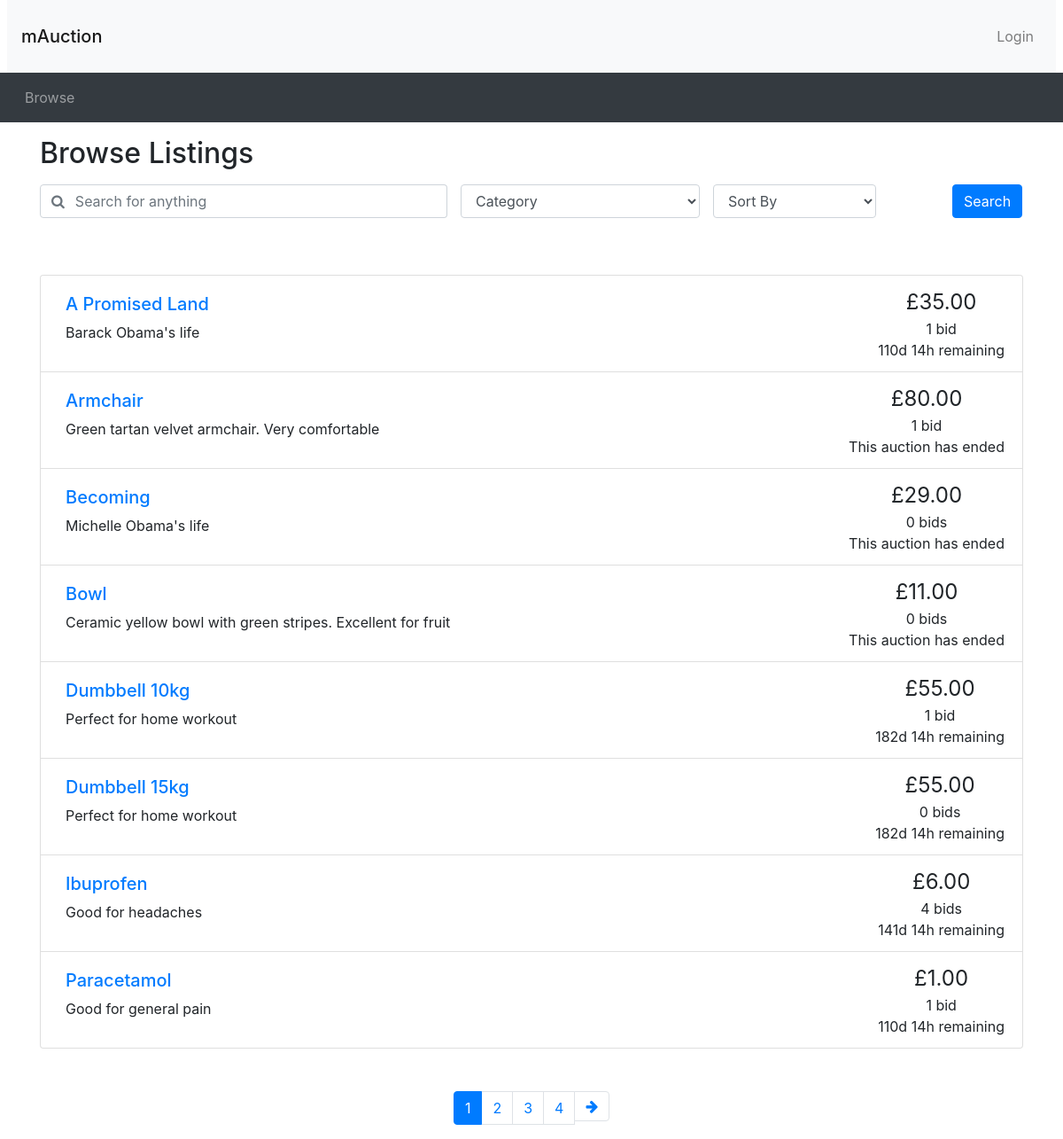
/browse.php, run on an earlier commit of the app's database.
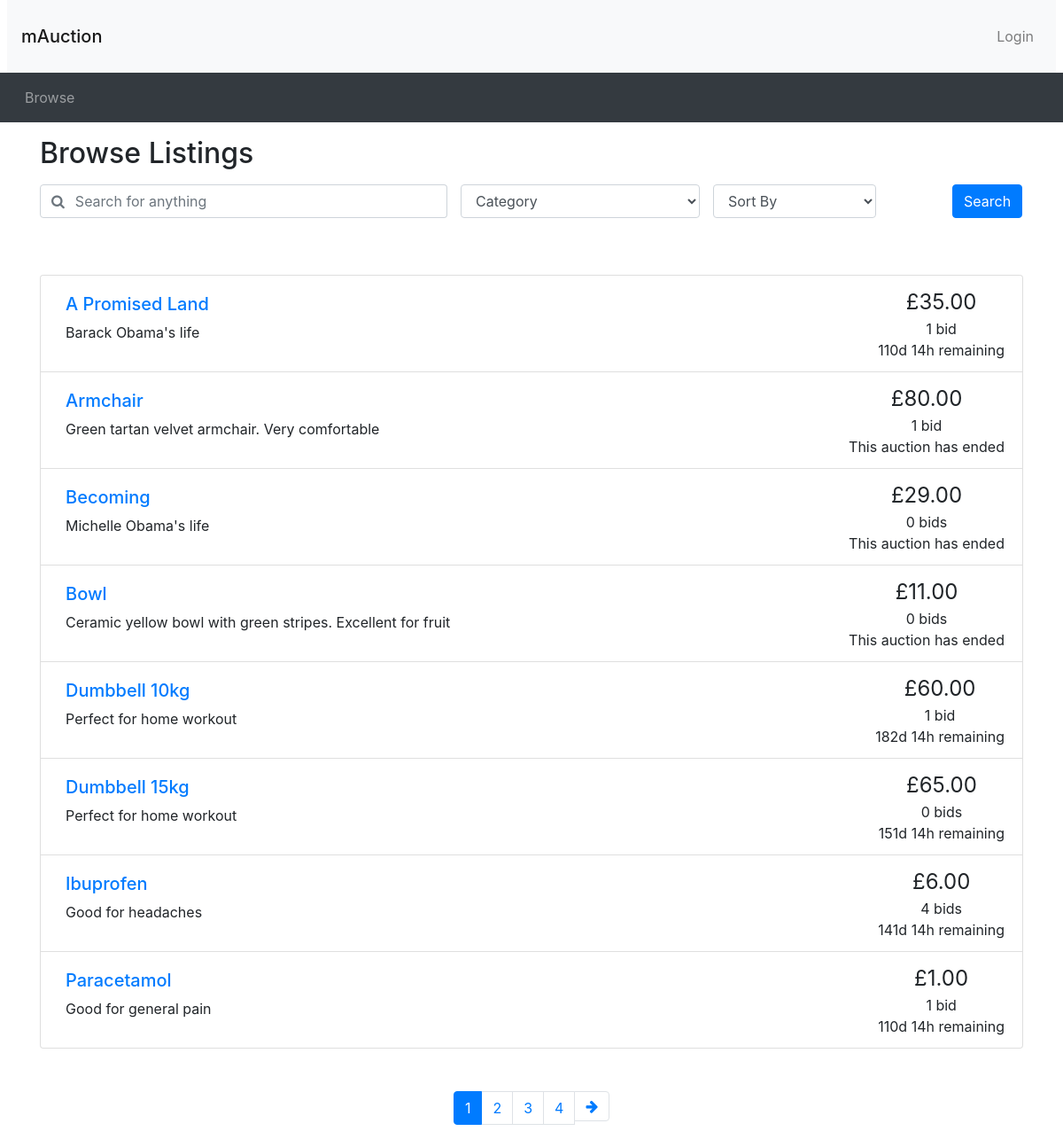
And on a later commit of the database.
### tables this page shows
CREATE TABLE Auction (
saleItemID INT NOT NULL AUTO_INCREMENT,
itemName VARCHAR(200) NOT NULL,
userName VARCHAR(45) NOT NULL, 
category VARCHAR(100) NOT NULL,
startPrice DECIMAL NOT NULL,
description VARCHAR(300) NOT NULL, 
reservePrice DECIMAL NULL, 
endDate DATETIME NOT NULL, 
delivery VARCHAR(20) NOT NULL, 
itemCondition VARCHAR(30) NOT NULL, 
PRIMARY KEY (saleItemID));

### utilities.php (the view)
<?php
function display_time_remaining($interval)
{
  if ($interval->days == 0 && $interval->h == 0) {
    $time_remaining = $interval->format('%im %Ss');
  } else if ($interval->days == 0) {
    $time_remaining = $interval->format('%hh %im');
  } else {
    $time_remaining = $interval->format('%ad %hh');
  }
  return $time_remaining;
}
function print_listing_li($item_id, $title, $desc, $price, $num_bids, $endDate)
{
  if (strlen($desc) > 250) {
    $desc_shortened = substr($desc, 0, 250) . '...';
  } else {
    $desc_shortened = $desc;
  }
  if ($num_bids == 1) {
    $bid = ' bid';
  } else {
    $bid = ' bids';
  }
  $end_time = new DateTime($endDate);
  $now = new DateTime("now");
  if ($now > $end_time) {
    $time_remaining = 'This auction has ended';
  } else {
    $time_to_end = date_diff($now, $end_time);
    $time_remaining = display_time_remaining($time_to_end) . ' remaining';
  }
  echo ('
    <li class="list-group-item d-flex justify-content-between">
    <div class="p-2 mr-5"><h5><a href="listing.php?item_id=' . $item_id . '">' . $title . '</a></h5>' . $desc_shortened . '</div>
    <div class="text-center text-nowrap"><span style="font-size: 1.5em">£' . number_format($price, 2) . '</span><br/>' . $num_bids . $bid . '<br/>' . $time_remaining . '</div>
  </li>');
}
?>

### browse.php (shortened to what this page needs)
<?php include 'connection.php'; ?>
<?php include ("header.php") ?>
<?php require("utilities.php") ?>
<div class="container">
  <h2 class="my-3">Browse Listings</h2>
  <div id="searchSpecs">
    <form method="get">
      <div class="row">
        <div class="col-md-5 pr-0">
          <div class="form-group">
            <div class="input-group">
              <div class="input-group-prepend">
                <span class="input-group-text bg-transparent pr-0 text-muted">
                  <i class="fa fa-search"></i>
                </span>
              </div>
              <input type="text" class="form-control border-left-0" id="keyword" name="keyword" placeholder="Search for anything">
            </div>
          </div>
        </div>
        <div class="col-md-3 pr-0">
          <div class="form-group">
            <select class="form-control" id="cat" name="cat">
              <option selected value="none">Category</option>
            </select>
          </div>
        </div>
        <div class="col-md-3 pr-0">
          <div class="form-inline">
            <select class="form-control" id="order_by" name="order_by">
              <option selected value="none">Sort By</option>
            </select>
          </div>
        </div>
        <div class="col-md-1 px-0">
          <button type="submit" name="search" class="btn btn-primary">Search</button>
        </div>
      </div>
    </form>
  </div>
</div>
<div class="container mt-5">
  <ul class="list-group">
    <?php
    if (!isset($_GET['search'])) {
      $query = "SELECT Auction.saleItemID, Auction.startPrice, Auction.itemName, Auction.description, Auction.endDate, MAX(bidAmount) as maxBid, COUNT(bidID) as countBid FROM Auction LEFT JOIN Bid ON Auction.saleItemID = Bid.saleItemID GROUP BY Auction.saleItemID ORDER BY itemName ASC";
      $result = mysqli_query($connection, $query) or die('Error making select users query' . mysqli_error());
      $queryres = mysqli_num_rows($result);
      while ($row = mysqli_fetch_assoc($result)) {
        $item_id = $row['saleItemID'];
        $title = $row['itemName'];
        $description = $row['description'];
        $end_date = $row['endDate'];
        if ($row['maxBid'] == null) {
          $current_price = $row['startPrice'];
          $num_bids = 0;
        } else {
          $current_price = $row['maxBid'];
          $num_bids = $row['countBid'];
        }
        print_listing_li($item_id, $title, $description, $current_price, $num_bids, $end_date);
      }
    }
    if (!isset($_GET['page'])) {
      $curr_page = 1;
    } else {
      $curr_page = $_GET['page'];
    }
    $num_results = $queryres;
    $results_per_page = 2;
    $max_page = ceil($num_results / $results_per_page);
    ?>
  </ul>
  <nav aria-label="Search results pages" class="mt-5">
    <ul class="pagination justify-content-center">
      <?php
      $querystring = "";
      $high_page_boost = max(3 - $curr_page, 0);
      $low_page_boost = max(2 - ($max_page - $curr_page), 0);
      $low_page = max(1, $curr_page - 2 - $low_page_boost);
      $high_page = min($max_page, $curr_page + 2 + $high_page_boost);
      for ($i = $low_page; $i <= $high_page; $i++) {
        if ($i == $curr_page) {
          echo ('
    <li class="page-item active">');
        } else {
          echo ('
    <li class="page-item">');
        }
        echo ('
      <a class="page-link" href="browse.php?' . $querystring . 'page=' . $i . '">' . $i . '</a>
    </li>');
      }
      if ($curr_page != $max_page) {
        echo ('
    <li class="page-item">
      <a class="page-link" href="browse.php?' . $querystring . 'page=' . ($curr_page + 1) . '" aria-label="Next">
        <span aria-hidden="true"><i class="fa fa-arrow-right"></i></span>
        <span class="sr-only">Next</span>
      </a>
    </li>');
      }
      ?>
    </ul>
  </nav>
</div>
<?php include_once("footer.php") ?>

What changed in the data, as far as the page shows it:
computed for auction "Dumbbell 10kg": price "55.00" → "60.00"
changed auction "Dumbbell 15kg": startPrice "55.00" → "65.00"; endDate "182d 14h remaining" → "151d 14h remaining"
